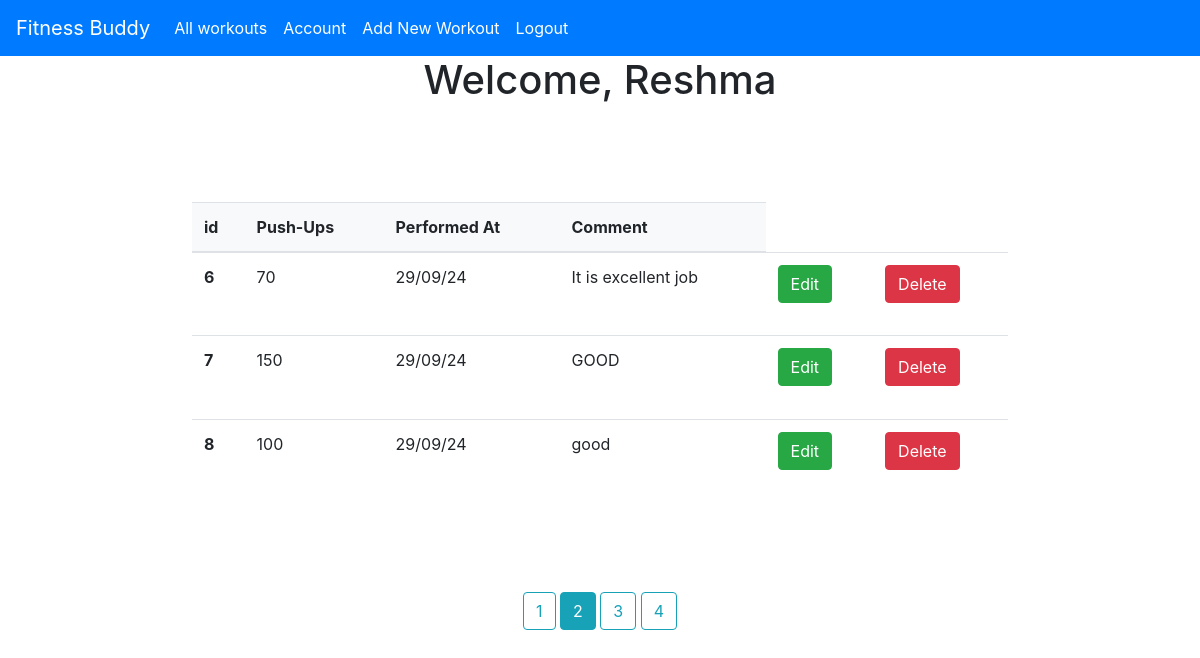
The app's page /all?page=2 (signed in) with its own data.
### app/model.py (models this page shows)
class User(db.Model, UserMixin):
    id = db.Column(db.Integer, primary_key=True)
    name = db.Column(db.String(100))
    email = db.Column(db.String(100), unique=True)
    password = db.Column(db.String(100))
    repassword = db.Column(db.String(100))
    workouts = db.relationship('Workout', backref='author', lazy=True)  # Updated 'workout' to 'Workout'

class Workout(db.Model):  # Updated class name to 'Workout' with capital W
    id = db.Column(db.Integer, primary_key=True)
    pushups = db.Column(db.Integer, nullable=False)
    date_posted = db.Column(db.DateTime, nullable=False, default=datetime.utcnow)
    comment = db.Column(db.Text, nullable=False)
    user_id = db.Column(db.Integer, db.ForeignKey('user.id'), nullable=False)

### app/main.py (the view)
@main.route('/all')
@login_required
def user_workouts():
    page = request.args.get('page',1,type=int)
    user = User.query.filter_by(name = current_user.name).first_or_404()
    workouts = Workout.query.filter_by(author=user).paginate(page = page,per_page = 3)
    return render_template('all_workouts.html', workouts = workouts,user=user)

### app/__init__.py (called while the page is built)
def create_app():
    app = Flask(__name__)
    app.config['SECRET_KEY'] = 'secret_key'
    app.config['SQLALCHEMY_DATABASE_URI'] = 'sqlite:///db.sqlite'
    db.init_app(app)
    migrate = Migrate(app, db)
    login_manager = LoginManager()
    login_manager.login_view = 'auth.login'
    login_manager.init_app(app)
    from .model import User, Workout  # Make sure Workout is imported
    from .main import main as main_blueprint
    from .auth import auth as auth_blueprint
    app.register_blueprint(main_blueprint)
    app.register_blueprint(auth_blueprint)
    @login_manager.user_loader
    def load_user(user_id):
        return User.query.get(int(user_id))
    return app

### app/templates/all_workouts.html (shortened to what this page needs)
{% extends "base.html" %}
{% block content %}
<center>
    <h1>Welcome, {{ user.name }}</h1>
</center>
<div style="padding: 90px;">
    <table class="table table-hover"  style="width: 80%; height: 300px; margin: auto; border-collapse: collapse;">
        <thead style="background-color: #f8f9fa;">
          <tr>
            <th scope="col">id</th>
            <th scope="col">Push-Ups</th>
            <th scope="col">Performed At</th>
            <th scope="col">Comment</th>
          </tr>
        </thead>
        <tbody>
            {% for item in workouts %}
          <tr>
            <th scope="row">{{item.id}}</th>
            <td>{{item.pushups}}</td>
            <td>{{ item.date_posted.strftime('%d/%m/%y') }}</td>
            <td>{{item.comment}}</td>
            <td><a href="{{ url_for('main.Edit_workouts', id=item.id) }}" class="btn btn-success">Edit</a></td>
            <td><a href="{{ url_for('main.delete_workout', id=item.id) }}" class="btn btn-danger">Delete</a></td>
          </tr>
          {% endfor %}
        </tbody>
    </table>
</div>
<center>
  {% for page_num in workouts.iter_pages(left_edge = 1,right_edge=1,left_current=1,right_current=1)%}
  {% if page_num %}
  {% if workouts.page == page_num %}
  <a class= "btn btn-info mb-4"
  href= "{{ url_for('main.user_workouts', page= page_num) }}"
  >{{page_num}}</a>
  {% else %}
  <a class= "btn btn-outline-info mb-4"
  href= "{{ url_for('main.user_workouts', page= page_num) }}"
  >{{page_num}}</a>
  {% endif %} {% else %} .... {% endif %} {% endfor %}
 </center>
{% endblock %}

### records on screen
User: name "Reshma"
Workout: id "6", pushups "70", date_posted "29/09/24", comment "It is excellent job"
Workout: id "7", pushups "150", date_posted "29/09/24", comment "GOOD"
Workout: id "8", pushups "100", date_posted "29/09/24", comment "good"

### other values on screen
{{ page_num }} "1" "3" "4"
{{ page_num }} "2"
